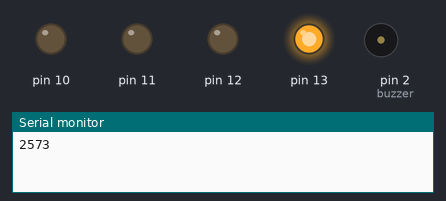
The sketch below on a simulated Arduino Uno, built with avr-gcc and run on an emulated ATmega328P. Parts: output pins drawn as LEDs (lit = HIGH), buzzer (waves = sounding, pin HIGH), the last lines printed to the serial monitor.

Above: at 0.5 s.
At 1.5 s:
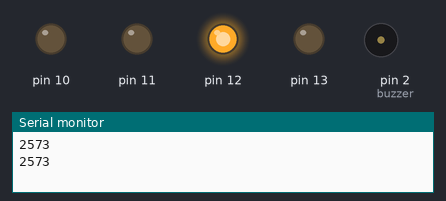
At 2.5 s:
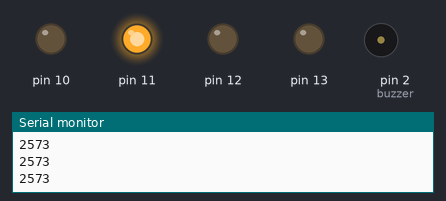
At 3.02 s:
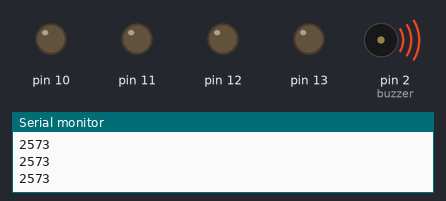
At 3.5 s:
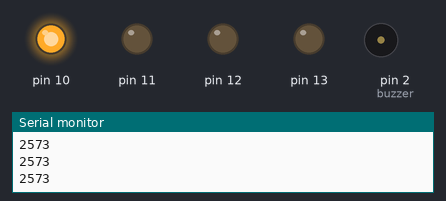
Timing chart, 0 to 5.3 s (numbered marks = the images above):
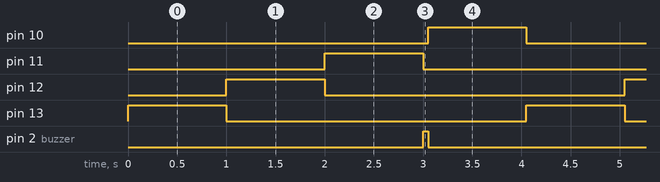

Measured:
- by itself, pin 10–13: alternates HIGH for 1.0 s and LOW for 3.1 s
- by itself, pin 2 (buzzer): alternates HIGH for 0.05 s and LOW for 4.0 s
- by itself, everything shown: repeats every 4.1 s, in 6 steps

The sketch:

Ej03.ino
```cpp
int leds[] = {13, 12, 11, 10};
int buzzer = 2;
int buzzDuration = 50;
int ledDuration = 1000;
int l = sizeof(leds);

int lastLed = leds[l-1];

void setup() {
    Serial.begin(9600);
	pinMode(2, OUTPUT);
    for(int led: leds) {
       	pinMode(led, OUTPUT);
    }
}

void loop() {
    for (int led: leds) {
        Serial.println(lastLed);
        if (led == 10) {
            buzz();
        }
        turnOn(led, ledDuration);
    }
}

void buzz() {
    digitalWrite(buzzer, HIGH);
    delay(buzzDuration);
    digitalWrite(buzzer, LOW);
}
void turnOn(int led, int duration) {
    digitalWrite(led, HIGH);
    delay(duration);
    digitalWrite(led, LOW);
}
```
